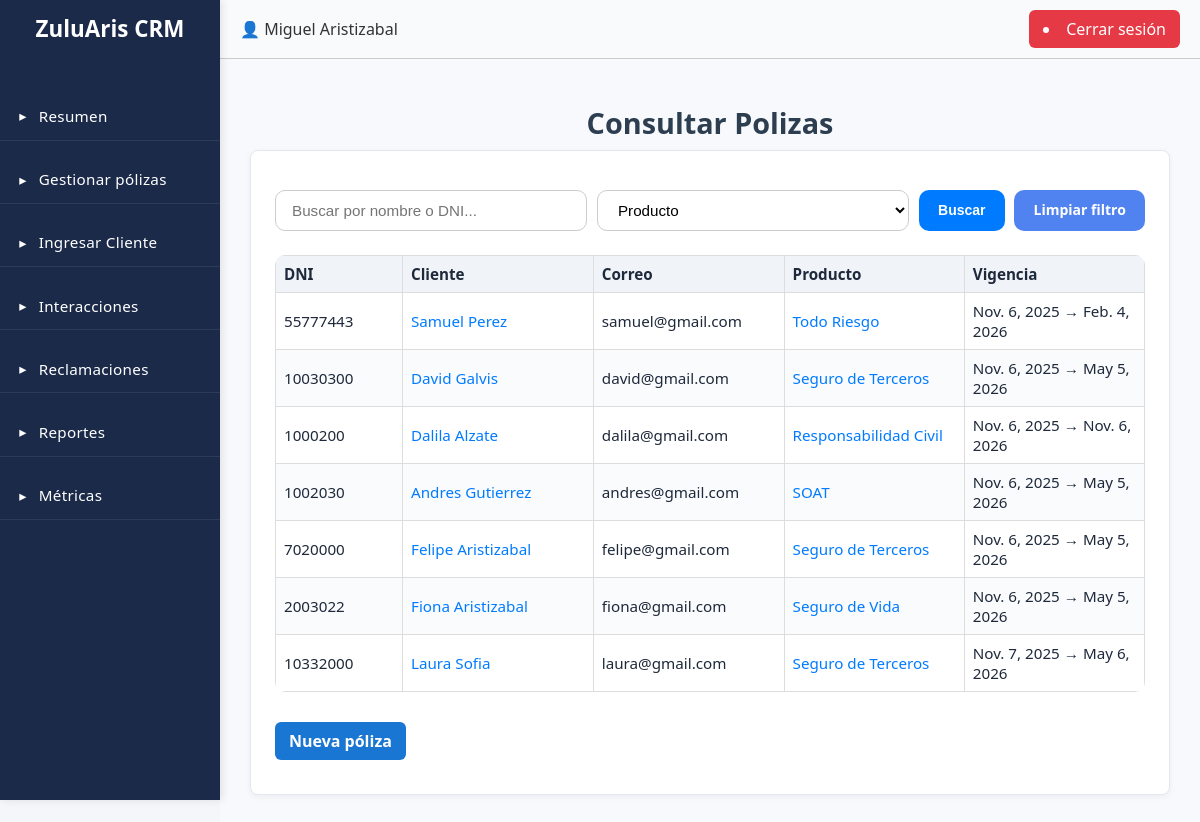
Screenshot of /gestionar/ (signed in) with the database file from the repository.
### CRM/models.py (models this page shows)
class Clientes(models.Model):
    dni = models.CharField(max_length=50, primary_key=True)
    id_tipo_dni = models.ForeignKey(Tipo_DNI, on_delete=models.CASCADE)
    nombre = models.CharField(max_length=200)
    direccion = models.CharField(max_length=200, blank=True, null=True)
    id_ciudad = models.ForeignKey(Ciudades, on_delete=models.CASCADE)
    telefono = models.CharField(max_length=50, blank=True, null=True)
    celular = models.CharField(max_length=50)
    correo = models.EmailField(blank=True, null=True)
    asesor = models.ForeignKey("Usuarios", on_delete=models.SET_NULL, null=True, blank=True, related_name="clientes")
    class Meta:
        db_table = "clientes"

class Polizas(models.Model):
    id = models.AutoField(primary_key=True)
    id_producto = models.ForeignKey(Productos, on_delete=models.CASCADE)
    id_canal_venta = models.ForeignKey(Canal_venta, on_delete=models.CASCADE)
    id_tipo_poliza = models.ForeignKey(Tipo_Poliza, on_delete=models.CASCADE)
    id_forma_pago = models.ForeignKey(Formas_pago, on_delete=models.CASCADE)
    dni_cliente = models.ForeignKey(Clientes, on_delete=models.CASCADE)
    fecha_inicio = models.DateField()
    fecha_fin = models.DateField()
    class Meta:
        db_table = "polizas"

class Productos(models.Model):
    id = models.AutoField(primary_key=True)
    descripcion = models.CharField(max_length=50, unique=True)
    id_ramo = models.ForeignKey(Ramos, on_delete=models.CASCADE)
    class Meta:
        db_table = "productos"

### CRM/views.py (the view)
# urls.py: path('gestionar/', CRM.views.gestionar_clientes, name='gestionar_clientes'),
def gestionar_clientes(request):
    if not request.user.is_authenticated:
        messages.error(request, "Debes iniciar sesión para acceder a esta sección.")
        return redirect("/login")
    try:
        asesor = Usuarios.objects.get(user=request.user)
    except Usuarios.DoesNotExist:
        messages.error(request, "Tu cuenta no está asociada a un perfil válido.")
        return redirect("/")
    clientes = Clientes.objects.filter(asesor=asesor)
    query = request.GET.get("q")
    producto_id = request.GET.get("producto")
    if query:
        clientes = clientes.filter(
            Q(nombre__icontains=query) | Q(dni__icontains=query)
        )
    polizas = Polizas.objects.filter(dni_cliente__in=clientes).select_related("id_producto", "id_canal_venta")
    if producto_id:
        polizas = polizas.filter(id_producto_id=producto_id)
    datos_clientes = []
    for cliente in clientes:
        polizas_cliente = polizas.filter(dni_cliente=cliente).order_by("-fecha_inicio")
        datos_clientes.append({
            "cliente": cliente,
            "polizas": polizas_cliente
        })
    return render(request, "consultar.html", {
        "datos_clientes": datos_clientes,
        "query": query or "",
        "productos": Productos.objects.all()
    })

### CRM/templates/consultar.html (shortened to what this page needs)
{% extends 'layout_panel.html' %}
{% load static %}
{% block content %}
    <div>
        <h2 class="titulo-seccion">Consultar Polizas</h2>
    </div>
<div class="card">
    <form class="consulta-filtros" method="get" action="">
            <div class="grupo-busqueda">
                <input
                    type="text"
                    name="q"
                    value="{{ query }}"
                    placeholder="Buscar por nombre o DNI..."
                    class="input-busqueda"
                >
                <select name="producto" class="input-select">
                    <option value="">Producto</option>
                </select>
                <button type="submit" class="btn-buscar">Buscar</button>
                    <a href="{% url 'gestionar_clientes' %}" class="btn-limpiar">Limpiar filtro</a>
            </div>
        </form>
    <table class="tabla_clientes">
        <thead>
            <tr>
                <th class="col-header col-dni">DNI</th>
                <th class="col-header col-nom">Cliente</th>
                <th class="col-header col-cor">Correo</th>
                <th class="col-header col-prod">Producto</th>
                <th class="col-header col-vig">Vigencia</th>
            </tr>
        </thead>
        <tbody>
            {% if datos_clientes %}
                {% for item in datos_clientes %}
                    {% for poliza in item.polizas %}
                    <tr>
                        <td class="col-dni">{{ item.cliente.dni }}</td>
                        <td class="col-nom">
                            <a href="{% url 'detalle_cliente' item.cliente.dni %}" class="cliente-link">
                                {{ item.cliente.nombre }}
                            </a>
                        </td>
                        <td class="col-cor">{{ item.cliente.correo|default:"-" }}</td>
                        <td class="col-prod">
                            <a href="{% url 'detalle_poliza' poliza.id %}" class="cliente-link">
                                {{ poliza.id_producto.descripcion }}
                            </a>
                        </td>
                        <td class="col-vig">
                            {{ poliza.fecha_inicio }} → {{ poliza.fecha_fin }}
                        </td>
                    </tr>
                    {% endfor %}
                {% endfor %}
            {% else %}
                <tr>
                    <td colspan="6" style="text-align:center;">No hay clientes registrados.</td>
                </tr>
            {% endif %}
        </tbody>
    </table>
    <div class="acciones-polizas">
        <a href="{% url 'crear_poliza' %}" class="btn-guardar">Nueva póliza</a>
    </div>
</div>
{% endblock %}

### CRM/templates/layout_panel.html (shortened to what this page needs)
{% load static %}
<!DOCTYPE html>
<html lang="es">
<head>
    {% load static %}
    <link rel="stylesheet" href="{% static 'styles/globalstyles.css' %}">
</head>
<body>
    <div class="container">
        <aside class="sidebar sidebar-admin">
            <div class="logo">ZuluAris CRM</div>
            <nav>
                <ul>
                    <li><a href="/resumen/">Resumen</a></li>
                    <li><a href="/gestionar/">Gestionar pólizas</a></li>
                    <li><a href="/client_form/">Ingresar Cliente</a></li>
                    <li><a href="/interacciones/">Interacciones</a></li>
                    <li><a href="/reclamaciones/">Reclamaciones</a></li>
                    <li><a href="/reportes/">Reportes</a></li>
                    <li><a href="{% url 'reportes_metricas' %}">Métricas</a></li>
                </ul>
            </nav>
        </aside>
        <main class="main-content">
            <header class="navbar">
                <div class="navbar-left">
                    <span class="user">👤 {{ request.user.first_name }} {{ request.user.last_name }}</span>
                </div>
                <div class="navbar-right">
                    <li class="btn-logout">
                        <a href="/logout/">Cerrar sesión</a>
                    </li>
                </div>
            </header>
            <section class="content">
                {% block content %}
                {% endblock %}
            </section>
        </main>
    </div>
</body>
</html>

### rows the page displays
Clientes: cliente.dni "55777443", cliente.nombre "Samuel Perez", cliente.correo "samuel@gmail.com"
Polizas: id_producto.descripcion "Todo Riesgo", fecha_inicio "Nov. 6, 2025", fecha_fin "Feb. 4, 2026"
Clientes: cliente.dni "10030300", cliente.nombre "David Galvis", cliente.correo "david@gmail.com"
Polizas: id_producto.descripcion "Seguro de Terceros", fecha_inicio "Nov. 6, 2025", fecha_fin "May 5, 2026"
Clientes: cliente.dni "1000200", cliente.nombre "Dalila Alzate", cliente.correo "dalila@gmail.com"
Polizas: id_producto.descripcion "Responsabilidad Civil", fecha_inicio "Nov. 6, 2025", fecha_fin "Nov. 6, 2026"
Clientes: cliente.dni "1002030", cliente.nombre "Andres Gutierrez", cliente.correo "andres@gmail.com"
Polizas: id_producto.descripcion "SOAT", fecha_inicio "Nov. 6, 2025", fecha_fin "May 5, 2026"
Clientes: cliente.dni "7020000", cliente.nombre "Felipe Aristizabal", cliente.correo "felipe@gmail.com"
Polizas: id_producto.descripcion "Seguro de Terceros", fecha_inicio "Nov. 6, 2025", fecha_fin "May 5, 2026"
Clientes: cliente.dni "2003022", cliente.nombre "Fiona Aristizabal", cliente.correo "fiona@gmail.com"
Polizas: id_producto.descripcion "Seguro de Vida", fecha_inicio "Nov. 6, 2025", fecha_fin "May 5, 2026"
Clientes: cliente.dni "10332000", cliente.nombre "Laura Sofia", cliente.correo "laura@gmail.com"
Polizas: id_producto.descripcion "Seguro de Terceros", fecha_inicio "Nov. 7, 2025", fecha_fin "May 6, 2026"

### other values shown
{{ request.user.first_name }} "Miguel"
{{ request.user.last_name }} "Aristizabal"
